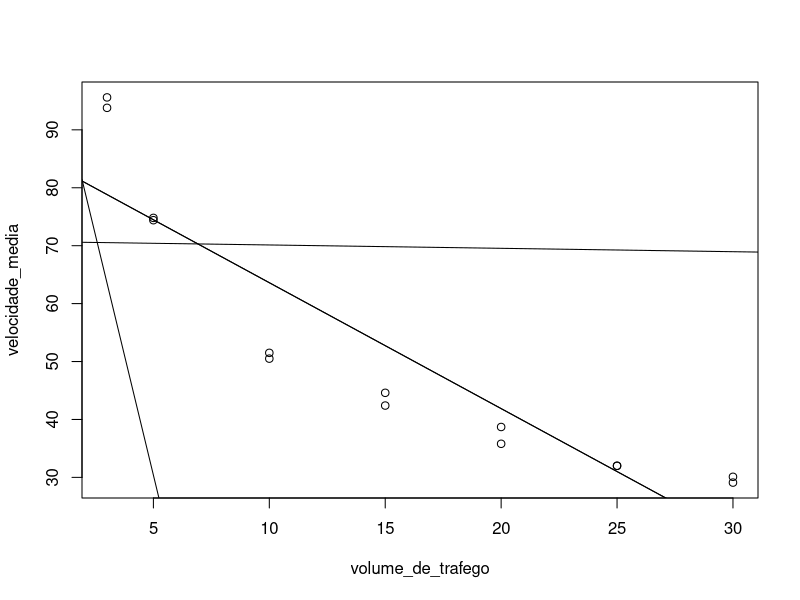

Source code (R):
# Questão 1

# Constantes

volume_de_trafego = c(3,3,5,5,10,10,15,15,20,20,25,25,30,30)
velocidade_media = c(95.60, 93.80, 74.40, 74.80, 50.50, 51.50, 44.60, 42.40, 35.80, 38.70, 32.00, 32.00, 30.10, 29.10)

# Letra a

plot(volume_de_trafego, velocidade_media)


# Letra b

## Aparentemente, a relação entre as variáveis "volume de tráfego" e "velocidade média" pode ser descrita a partir do gráfico de uma função semelhante a y = 1/|x| 

# Letra c

r = cor(volume_de_trafego, velocidade_media)
print(r)

## Verificamos através do coeficiente de correlação linear que as variáveis "volume de tráfego" e "velocidade média" possuem uma forte relação linear, de forma que a inclinação da reta é decrescente

# Letra D

modelo_linear = lm(velocidade_media ~ volume_de_trafego)
modelo_linear

## Percebemos, através da saída do comando lm() que o modelo da relação linear entre as variáveis trabalhadas pode ser definido da seguinte forma:
## velocidade_media = 85.340 - 2.173 * volume_de_trafego

# Letra E

abline(modelo_linear)

# Questão 2

# Letra A

xA = volume_de_trafego
yA = velocidade_media

modeloA = lm(yA ~ xA)
abline(modeloA)
cor(xA,yA)
anova(modeloA)

# Letra B

xB = volume_de_trafego ** 2
yB = velocidade_media

modeloB = lm(yB ~ xB)
abline(modeloB)
cor(xB,yB)
anova(modeloB)

# Letra C

xC = log10(volume_de_trafego)
yC = velocidade_media

modeloC = lm(yC ~ xC)
abline(modeloC)
cor(xC,yC)
anova(modeloC)

# Letra D

xD = sqrt(volume_de_trafego)
yD = velocidade_media

modeloD = lm(yD ~ xD)
abline(modeloD)
cor(xD,yD)
anova(modeloD)


# Letra E

xE = 1 / sqrt(volume_de_trafego)
yE = velocidade_media

modeloE = lm(yE ~ xE)
abline(modeloE, col="red")
cor(xE,yE)
anova(modeloE)
